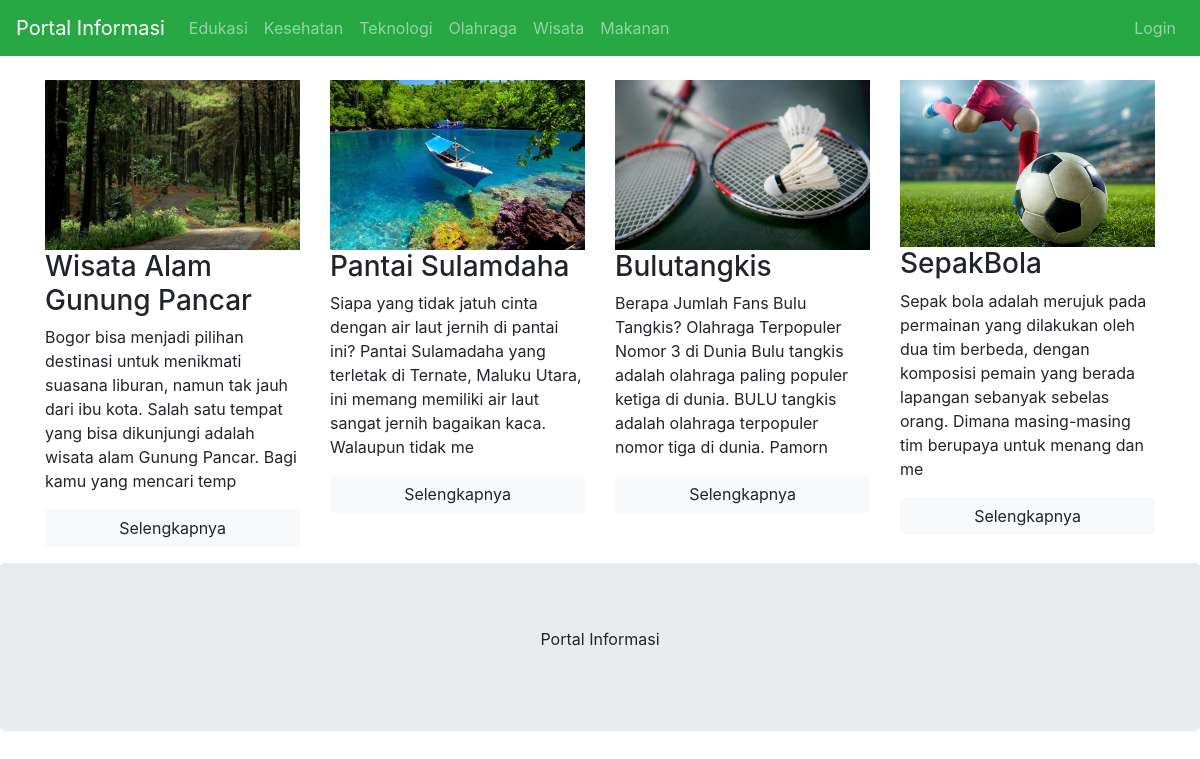
The page / on the database its author committed.
### tables this page shows
CREATE TABLE `profil` (
  `nama_website` varchar(50) NOT NULL
);

CREATE TABLE `kategori` (
  `id_kategori` int(11) NOT NULL,
  `nama_kategori` varchar(50) NOT NULL,
  `gambar_kategori` varchar(200) NOT NULL DEFAULT 'gambar_default.png'
);

CREATE TABLE `artikel` (
  `id_artikel` int(11) NOT NULL,
  `kode_artikel` char(10) NOT NULL,
  `judul_artikel` varchar(100) NOT NULL,
  `isi_artikel` text NOT NULL,
  `gambar` varchar(100) NOT NULL DEFAULT 'gambar_default.png',
  `tanggal` datetime NOT NULL,
  `status` int(11) NOT NULL,
  `id_kategori` int(11) NOT NULL,
  `id_pengguna` int(11) NOT NULL
);

### index.php (the view, shortened to what this page needs)
<!DOCTYPE html>
<html lang="en">
<head>
    <link rel="stylesheet" href="bootstrap/css/bootstrap.min.css">
</head>
<body>
<nav class="navbar navbar-expand-md bg-success navbar-dark">
    <?php
        include 'config/koneksi.php';
        $ambil_kategori = mysqli_query ($kon,"select * from profil limit 1");
        $row = mysqli_fetch_assoc($ambil_kategori);
        $nama_website = $row['nama_website'];
    ?>
    <a class="navbar-brand" href="index.php?halaman=home"><?php echo $nama_website;?></a>
    <div class="collapse navbar-collapse" id="collapsibleNavbar">
        <ul class="navbar-nav">
        <?php
            include 'config/koneksi.php';
            $sql="select * from kategori";
            $hasil=mysqli_query($kon,$sql);
            while ($data = mysqli_fetch_array($hasil)):
        ?>
            <li class="nav-item">
                <a class="nav-link" href="index.php?halaman=home&kategori=<?php echo $data['id_kategori']; ?>"><?php echo $data['nama_kategori'];?></a>
            </li>
            <?php endwhile; ?>
        </ul>
        <ul class="navbar-nav  ml-auto">
            <?php
                if (isset($_SESSION["id_pengguna"])) {
                        echo " <li><a class='nav-link' href='admin/index.php?halaman=kategori'>Halaman Admin</a></li>";
                }else {
                    echo " <li><a class='nav-link' href='index.php?halaman=login'><span class='fas fa-log-in'></span> Login</a></li>";
                }
            ?>
        </ul>
    </div>
</nav>
<br>
<?php
    include 'config/koneksi.php';
?>
<div class="container">
<?php
    if(isset($_GET['halaman'])){
        $halaman = $_GET['halaman'];
        switch ($halaman) {
            case 'home':
                include "home.php";
                break;
            case 'artikel':
                include "artikel.php";
                break;
            case 'login':
                include "login.php";
                break;
            default:
            echo "<center><h3>Maaf. Halaman tidak di temukan !</h3></center>";
            break;
        }
    }else {
        include "home.php";
    }
?>
</div>
<div class="jumbotron text-center" style="margin-bottom:0">
    <p><?php echo $nama_website;?> </p>
</div>
</body>
</html>

### home.php
    <div class="row">
<?php
    include 'config/koneksi.php';
    if (isset($_GET['kategori'])) {
        $sql="select * from artikel where status=1 and id_kategori=".$_GET['kategori']." order by id_artikel desc";
    }else {
        $sql="select * from artikel where status=1 order by id_artikel desc";
    }
    $hasil=mysqli_query($kon,$sql);
    $jumlah = mysqli_num_rows($hasil);
    if ($jumlah>0){
        while ($data = mysqli_fetch_array($hasil)):
    ?>
        <div class="col-sm-3">
            <div class="thumbnail">
                <a href="index.php?halaman=artikel&id=<?php echo $data['id_artikel'];?>"><img src="admin/artikel/gambar/<?php echo $data['gambar'];?>" width="100%" alt="Cinque Terre"></a>
                <div class="caption">
                    <h3><?php echo $data['judul_artikel'];?></h3>
                    <p>
                    <?php
                    $ambil=$data["isi_artikel"];
                    $panjang = strip_tags(html_entity_decode($ambil,ENT_QUOTES,"ISO-8859-1"));
                    echo substr($panjang, 0, 200);?>
                    </p>
                    <p><a href="index.php?halaman=artikel&id=<?php echo $data['id_artikel'];?>" class="btn btn-light btn-block" role="button">Selengkapnya</a></p>
                </div>
            </div>
        </div>
        <?php
        endwhile;
    }else {
        echo "<div class='alert alert-warning'> Tidak ada artikel pada kategori ini.</div>";
    };
     ?>
</div>

### rows shown on the page
profil: nama_website "Portal Informasi"
kategori: nama_kategori "Edukasi"
kategori: nama_kategori "Kesehatan"
kategori: nama_kategori "Teknologi"
kategori: nama_kategori "Olahraga"
kategori: nama_kategori "Wisata"
kategori: nama_kategori "Makanan"
artikel: gambar (picture), judul_artikel "Wisata Alam Gunung Pancar", isi_artikel "Bogor bisa menjadi pilihan destinasi untuk menikmati suasana liburan, namun tak jauh dari ibu kota. Salah satu tempat yang bisa dikunjungi adalah wisata alam Gunung Pancar. Bagi kamu yang mencari temp"
artikel: gambar (picture), judul_artikel "Pantai Sulamdaha", isi_artikel "Siapa yang tidak jatuh cinta dengan air laut jernih di pantai ini? Pantai Sulamadaha yang terletak di Ternate, Maluku Utara, ini memang memiliki air laut sangat jernih bagaikan kaca. Walaupun tidak me"
artikel: gambar (picture), judul_artikel "Bulutangkis", isi_artikel "Berapa Jumlah Fans Bulu Tangkis? Olahraga Terpopuler Nomor 3 di Dunia Bulu tangkis adalah olahraga paling populer ketiga di dunia. BULU tangkis adalah olahraga terpopuler nomor tiga di dunia. Pamorn"
artikel: gambar (picture), judul_artikel "SepakBola", isi_artikel "Sepak bola adalah merujuk pada permainan yang dilakukan oleh dua tim berbeda, dengan komposisi pemain yang berada lapangan sebanyak sebelas orang. Dimana masing-masing tim berupaya untuk menang dan me"
